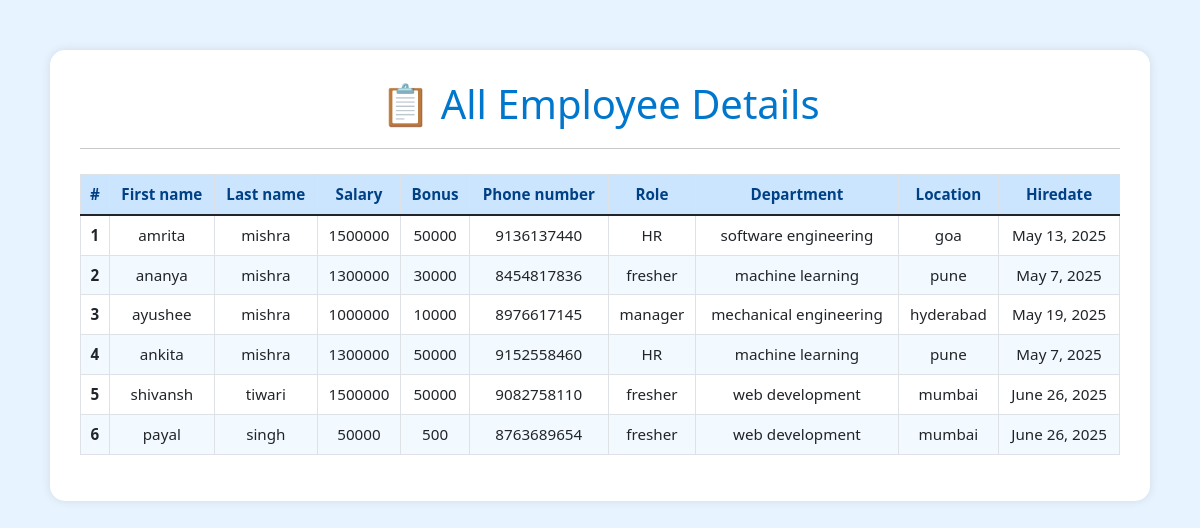
The page /all_emp on the database as committed earlier.
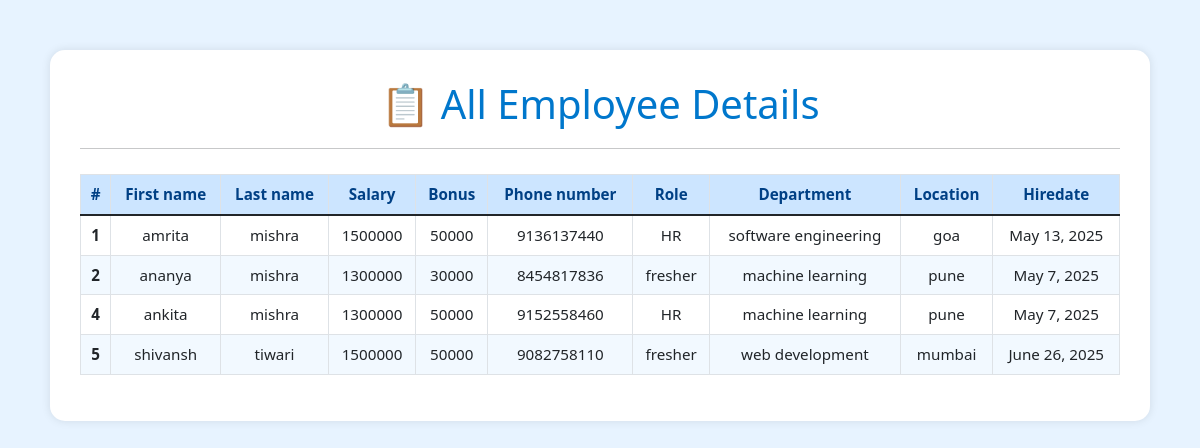
The same page on the database as committed later.
### emp_app/models.py (models this page shows, shortened)
class Employee(models.Model):
    first_name = models.CharField(max_length=100,null=False)
    last_name = models.CharField(max_length=100,null=False)
    dept = models.ForeignKey(Department, on_delete = models.CASCADE)
    salary = models.IntegerField(default=0)
    bonus = models.IntegerField(default=0)
    role = models.ForeignKey(Role, on_delete = models.CASCADE)
    phone = models.IntegerField(default=0)
    hire_date = models.DateField()
    def __str__(self):
        return "%s %s %s" %(self.first_name,self.last_name,self.phone)

class Role(models.Model):
    name = models.CharField(max_length=100,null=False)

class Department(models.Model):
    name = models.CharField(max_length=100,null=False)
    location = models.CharField(max_length=100)

### emp_app/views.py (the view)
# urls.py: path('all_emp', views.all_emp, name='all_emp'),
def all_emp(request):
    emps = Employee.objects.all()
    context = {
        'emps' : emps
    }
    print(context)
    return render(request, 'view_all_emp.html',context)

### emp_app/templates/view_all_emp.html (shortened to what this page needs)
<!DOCTYPE html>
<html lang="en">
<head>
  <link
    href="https://cdn.jsdelivr.net/npm/bootstrap@5.1.3/dist/css/bootstrap.min.css"
    rel="stylesheet"
  />
</head>
<body>
  <div class="container">
    <h1>📋 All Employee Details</h1>
    <hr />
    <div class="table-responsive">
      <table class="table table-bordered table-hover">
        <thead class="text-center">
          <tr>
            <th>#</th>
            <th>First name</th>
            <th>Last name</th>
            <th>Salary</th>
            <th>Bonus</th>
            <th>Phone number</th>
            <th>Role</th>
            <th>Department</th>
            <th>Location</th>
            <th>Hiredate</th>
          </tr>
        </thead>
        <tbody class="text-center">
          {% for emp in emps %}
          <tr>
            <th scope="row">{{ emp.id }}</th>
            <td>{{ emp.first_name }}</td>
            <td>{{ emp.last_name }}</td>
            <td>{{ emp.salary }}</td>
            <td>{{ emp.bonus }}</td>
            <td>{{ emp.phone }}</td>
            <td>{{ emp.role.name }}</td>
            <td>{{ emp.dept.name }}</td>
            <td>{{ emp.dept.location }}</td>
            <td>{{ emp.hire_date }}</td>
          </tr>
          {% endfor %}
        </tbody>
      </table>
    </div>
  </div>
</body>
</html>

### emp_app/templates/view_all_emp.html (style rules this page uses)
body { background-color: #e7f3ff; font-family: 'Segoe UI', sans-serif; }
.container { margin-top: 50px; max-width: 1100px; background-color: #ffffff; padding: 30px; border-radius: 15px; box-shadow: 0 0 10px rgba(0, 0, 0, 0.1); }
h1 { text-align: center; color: #0077cc; margin-bottom: 20px; }
table { font-size: 0.95rem; }
.table thead { background-color: #cce5ff; color: #004085; }
.table tbody tr:nth-child(even) { background-color: #f2f9ff; }
hr { margin-bottom: 25px; }

Rows that differ between the two databases and show on the page:
removed Employee: id "3", first_name "ayushee", last_name "mishra", salary "1000000", bonus "10000", phone "8976617145", role.name "manager", dept.name "mechanical engineering", dept.location "hyderabad", hire_date "May 19, 2025"
removed Employee: id "6", first_name "payal", last_name "singh", salary "50000", bonus "500", phone "8763689654", role.name "fresher", dept.name "web development", dept.location "mumbai", hire_date "June 26, 2025"
